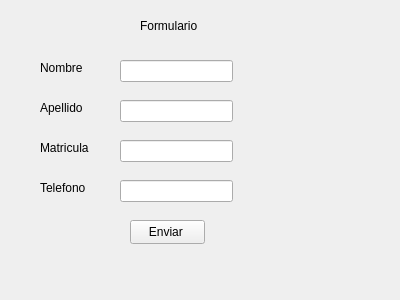
<?xml version="1.0" encoding="UTF-8"?>
<ui version="4.0">
 <class>Form</class>
 <widget class="QWidget" name="Form">
  <property name="geometry">
   <rect>
    <x>0</x>
    <y>0</y>
    <width>400</width>
    <height>300</height>
   </rect>
  </property>
  <property name="windowTitle">
   <string>Form</string>
  </property>
  <widget class="QLabel" name="label">
   <property name="geometry">
    <rect>
     <x>140</x>
     <y>10</y>
     <width>61</width>
     <height>31</height>
    </rect>
   </property>
   <property name="text">
    <string>Formulario</string>
   </property>
  </widget>
  <widget class="QLineEdit" name="txtNombre">
   <property name="geometry">
    <rect>
     <x>120</x>
     <y>60</y>
     <width>113</width>
     <height>22</height>
    </rect>
   </property>
  </widget>
  <widget class="QLabel" name="label_2">
   <property name="geometry">
    <rect>
     <x>40</x>
     <y>60</y>
     <width>49</width>
     <height>16</height>
    </rect>
   </property>
   <property name="text">
    <string>Nombre</string>
   </property>
  </widget>
  <widget class="QLabel" name="label_3">
   <property name="geometry">
    <rect>
     <x>40</x>
     <y>100</y>
     <width>49</width>
     <height>16</height>
    </rect>
   </property>
   <property name="text">
    <string>Apellido</string>
   </property>
  </widget>
  <widget class="QLabel" name="label_4">
   <property name="geometry">
    <rect>
     <x>40</x>
     <y>140</y>
     <width>49</width>
     <height>16</height>
    </rect>
   </property>
   <property name="text">
    <string>Matricula</string>
   </property>
  </widget>
  <widget class="QLabel" name="label_5">
   <property name="geometry">
    <rect>
     <x>40</x>
     <y>180</y>
     <width>49</width>
     <height>16</height>
    </rect>
   </property>
   <property name="text">
    <string>Telefono</string>
   </property>
  </widget>
  <widget class="QLineEdit" name="txtApellido">
   <property name="geometry">
    <rect>
     <x>120</x>
     <y>100</y>
     <width>113</width>
     <height>22</height>
    </rect>
   </property>
  </widget>
  <widget class="QLineEdit" name="txtMatricula">
   <property name="geometry">
    <rect>
     <x>120</x>
     <y>140</y>
     <width>113</width>
     <height>22</height>
    </rect>
   </property>
  </widget>
  <widget class="QLineEdit" name="txtTelefono">
   <property name="geometry">
    <rect>
     <x>120</x>
     <y>180</y>
     <width>113</width>
     <height>22</height>
    </rect>
   </property>
  </widget>
  <widget class="QPushButton" name="btnEnviar">
   <property name="geometry">
    <rect>
     <x>130</x>
     <y>220</y>
     <width>75</width>
     <height>24</height>
    </rect>
   </property>
   <property name="text">
    <string>Enviar </string>
   </property>
  </widget>
 </widget>
 <resources/>
 <connections/>
</ui>
